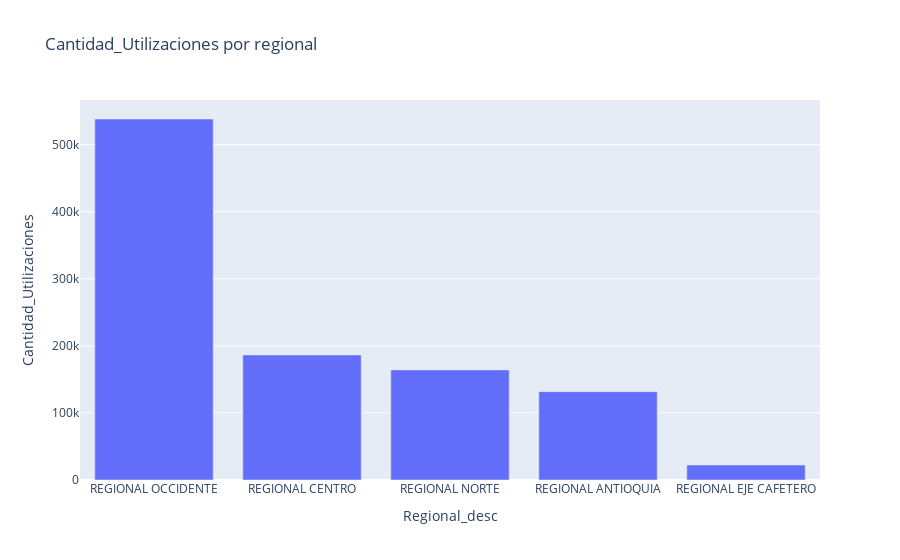

Source (notebook cell):
### Code cell
# Hacer un gráfico de barras con seasborn de costo total de utilizaciones vs regional_desc

import plotly.express as px

fig = px.bar(
    df.groupby(["Regional_desc"])
    .agg({"Cantidad_Utilizaciones": "sum"})
    .sort_values("Cantidad_Utilizaciones", ascending=False)
    .reset_index(),
    x="Regional_desc",
    y="Cantidad_Utilizaciones",
    title="Cantidad_Utilizaciones por regional",
)
fig.show()

### Figure 1 — Plotly figure (JSON) as saved in the notebook; plotly's stock layout.template omitted (floating-point values rounded to 4 significant figures)
{"data": [{"alignmentgroup": "True", "hovertemplate": "Regional_desc=%{x}<br>Cantidad_Utilizaciones=%{y}<extra></extra>", "legendgroup": "", "marker": {"color": "#636efa", "pattern": {"shape": ""}}, "name": "", "offsetgroup": "", "orientation": "v", "showlegend": false, "textposition": "auto", "type": "bar", "x": ["REGIONAL OCCIDENTE", "REGIONAL CENTRO", "REGIONAL NORTE", "REGIONAL ANTIOQUIA", "REGIONAL EJE CAFETERO"], "xaxis": "x", "y": [538211, 186470, 164145, 131695, 22272], "yaxis": "y"}], "layout": {"barmode": "relative", "legend": {"tracegroupgap": 0}, "title": {"text": "Cantidad_Utilizaciones por regional"}, "xaxis": {"anchor": "y", "domain": [0, 1], "title": {"text": "Regional_desc"}}, "yaxis": {"anchor": "x", "domain": [0, 1], "title": {"text": "Cantidad_Utilizaciones"}}}}
